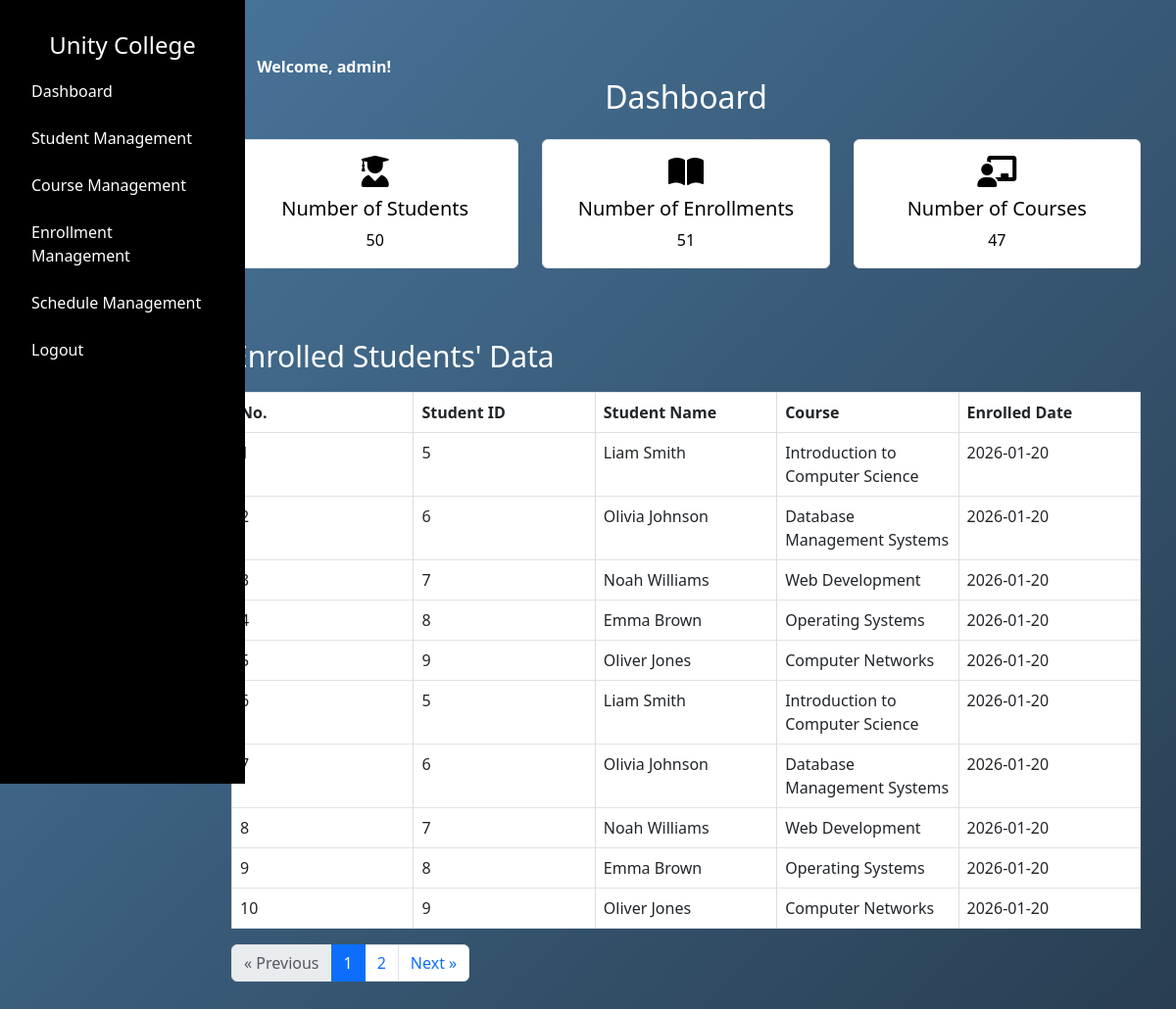
The app's page /admin/dashboard (signed in) with its own data.
### tables this page shows
CREATE TABLE "enrollment" (
    "id" INTEGER PRIMARY KEY AUTOINCREMENT,
    "student_id" INTEGER NOT NULL,
    "course_id" INTEGER NOT NULL,
    "enroll_date" DATE NOT NULL,
    FOREIGN KEY("student_id") REFERENCES "student"("id") ON DELETE RESTRICT,
    FOREIGN KEY("course_id") REFERENCES "course"("id") ON DELETE RESTRICT
);

CREATE TABLE "student" (
    id INTEGER PRIMARY KEY AUTOINCREMENT,
    first_name TEXT NOT NULL,
    last_name TEXT NOT NULL,
    phone TEXT NOT NULL,
    email TEXT NOT NULL UNIQUE,
    address TEXT NOT NULL,
    password TEXT NOT NULL
);

CREATE TABLE "course" (
    "id" INTEGER PRIMARY KEY AUTOINCREMENT,
    "name" TEXT NOT NULL,
    "image" TEXT NOT NULL,
    "description" TEXT NOT NULL,
    "credits" INTEGER NOT NULL,
    "lecturer" TEXT NOT NULL
);

### app.py (the view)
@app.route("/admin/dashboard")
def admin_dashboard():
    if 'admin_uid' not in session or session.get('user_type') != 'admin':
        return redirect(url_for('admin_login'))
    first_name = session.get('first_name')
    admin_uid = session.get('admin_uid')
    try:
        total_students = query_db("SELECT COUNT(*) FROM student")[0][0]
        total_courses = query_db("SELECT COUNT(*) FROM course")[0][0]
        total_enrollments = query_db("SELECT COUNT(*) FROM enrollment")[0][0]
        page = request.args.get('page', 1, type=int)
        per_page = 10
        offset = (page - 1) * per_page
        enrolled_students = query_db("""
            SELECT
                student.id AS student_id,
                student.first_name || ' ' || student.last_name AS student_name,
                course.name AS course_name,
                enrollment.enroll_date
            FROM enrollment
            JOIN student ON enrollment.student_id = student.id
            JOIN course ON enrollment.course_id = course.id
            LIMIT ? OFFSET ?
        """, (per_page, offset))
        total_enrolled_students = query_db("""
            SELECT COUNT(*)
            FROM enrollment
            JOIN student ON enrollment.student_id = student.id
            JOIN course ON enrollment.course_id = course.id
        """)[0][0]
        total_pages = (total_enrolled_students + per_page - 1) // per_page
    except Exception as e:
        print(traceback.format_exc())
        total_students = total_courses = total_enrollments = 0
        enrolled_students = []
        total_pages = 0
    return render_template(
        "admin/dashboard.html",
        first_name=first_name,
        admin_uid = admin_uid,
        total_students=total_students,
        total_courses=total_courses,
        total_enrollments=total_enrollments,
        enrolled_students=enrolled_students,
        current_page=page,
        total_pages=total_pages
    )

### dbcontroller.py (called while the page is built)
def query_db(query, args=()):
    con = sqlite3.connect('advweb.db')
    cur = con.cursor()
    cur.execute(query, args)
    rv = cur.fetchall()
    cur.close()
    con.close()
    return rv

### templates/admin/dashboard.html (shortened to what this page needs)
{% extends '/admin/layout.html' %} {% block content %}
<link
  rel="stylesheet"
  href="https://cdnjs.cloudflare.com/ajax/libs/font-awesome/6.0.0-beta3/css/all.min.css"
/>
<link href="/static/css/admin/dashboard.css" rel="stylesheet" />
<div class="container mt-4">
  {% if admin_uid %}
  <div class="username">
    <span style="color: white">
      <span style="font-weight: bold; color: white"
        >Welcome, {{ first_name }}!</span
      >
    </span>
  </div>
  {% endif %}
  <h2 class="text-center mb-4 dashboardtitle">Dashboard</h2>
  <div class="row">
    <div class="col-12 col-md-4 mb-4">
      <div class="card">
        <div class="card-body">
          <i class="fas fa-user-graduate fa-2x"></i>
          <h5 class="card-title mt-2">Number of Students</h5>
          <p class="card-text">{{ total_students }}</p>
        </div>
      </div>
    </div>
    <div class="col-12 col-md-4 mb-4">
      <div class="card">
        <div class="card-body">
          <i class="fas fa-book-open fa-2x"></i>
          <h5 class="card-title mt-2">Number of Enrollments</h5>
          <p class="card-text">{{ total_enrollments }}</p>
        </div>
      </div>
    </div>
    <div class="col-12 col-md-4 mb-4">
      <div class="card">
        <div class="card-body">
          <i class="fas fa-chalkboard-teacher fa-2x"></i>
          <h5 class="card-title mt-2">Number of Courses</h5>
          <p class="card-text">{{ total_courses }}</p>
        </div>
      </div>
    </div>
  </div>
  <div class="row mt-5">
    <div class="col-12">
      <h3 class="tabletitle">Enrolled Students' Data</h3>
      <div class="table-responsive">
        <table class="table table-bordered">
          <thead>
            <tr>
              <th>No.</th>
              <th>Student ID</th>
              <th>Student Name</th>
              <th>Course</th>
              <th>Enrolled Date</th>
            </tr>
          </thead>
          <tbody>
            {% if enrolled_students %} {% for student in enrolled_students %}
            <tr>
              <td>{{ loop.index + (current_page - 1) * 10 }}</td>
              <td>{{ student[0] }}</td>
              <td>{{ student[1] }}</td>
              <td>{{ student[2] }}</td>
              <td>{{ student[3] }}</td>
            </tr>
            {% endfor %} {% else %}
            <tr>
              <td colspan="5" class="text-center">No enrollments found.</td>
            </tr>
            {% endif %}
          </tbody>
        </table>
      </div>
      <nav aria-label="Page navigation" class="pagination-container">
        <ul class="pagination">
          <li class="page-item {% if current_page == 1 %}disabled{% endif %}">
            <a
              class="page-link"
              href="{{ url_for('admin_dashboard', page=current_page-1) }}"
              aria-label="Previous"
            >
              <span aria-hidden="true">&laquo;</span> Previous
            </a>
          </li>
          {% set page_range = [current_page - 1, current_page, current_page + 1]
          %} {% for p in page_range %} {% if p > 0 and p <= total_pages %}
          <li class="page-item {% if p == current_page %}active{% endif %}">
            <a class="page-link" href="{{ url_for('admin_dashboard', page=p) }}"
              >{{ p }}</a
            >
          </li>
          {% endif %} {% endfor %}
          <li
            class="page-item {% if current_page == total_pages %}disabled{% endif %}"
          >
            <a
              class="page-link"
              href="{{ url_for('admin_dashboard', page=current_page+1) }}"
              aria-label="Next"
            >
              Next <span aria-hidden="true">&raquo;</span>
            </a>
          </li>
        </ul>
      </nav>
    </div>
  </div>
</div>
{% endblock %}

### templates/admin/layout.html (shortened to what this page needs)
<!DOCTYPE html>
<html lang="en">
  <head>
    <link href="/static/css/admin/layout.css" rel="stylesheet" />
    <link
      href="https://cdn.jsdelivr.net/npm/bootstrap@5.3.0/dist/css/bootstrap.min.css"
      rel="stylesheet"
    />
    <link
      href="https://cdnjs.cloudflare.com/ajax/libs/font-awesome/6.0.0-beta3/css/all.min.css"
      rel="stylesheet"
    />
  </head>
  <body>
    <div class="container-fluid">
      <div class="row">
        <nav id="sidebar" class="col-md-3 col-lg-2 d-md-block custom-sidebar">
          <div class="position-sticky">
            <h4 class="text-center mt-3">Unity College</h4>
            <ul class="nav flex-column">
              <li class="nav-item">
                <a
                  class="nav-link active"
                  href="{{ url_for('admin_dashboard') }}"
                  >Dashboard</a
                >
              </li>
              <li class="nav-item">
                <a class="nav-link" href="{{ url_for('admin_view_students') }}"
                  >Student Management</a
                >
              </li>
              <li class="nav-item">
                <a class="nav-link" href="{{ url_for('admin_view_courses') }}"
                  >Course Management</a
                >
              </li>
              <li class="nav-item">
                <a class="nav-link" href="{{url_for('admin_view_enrollment')}}"
                  >Enrollment Management</a
                >
              </li>
              <li class="nav-item">
                <a class="nav-link" href="{{url_for('admin_view_schedules')}}"
                  >Schedule Management</a
                >
              </li>
              <li class="nav-item">
                {% if admin_uid %}
                <a class="nav-link" href="{{ url_for('admin_logout') }}"
                  >Logout</a
                >
                {% else %}
                <a class="nav-link" href="{{ url_for('admin_login') }}"
                  >Login</a
                >
                {% endif %}
              </li>
            </ul>
          </div>
        </nav>
        <main class="col-md-9 ms-sm-auto col-lg-10 px-4 main-content">
          {% block content %}{% endblock %}
        </main>
      </div>
    </div>
  </body>
</html>

### static/css/admin/layout.css (style rules this page uses)
body { font-family: Arial, sans-serif; margin: 0; background: linear-gradient(135deg, #4b79a1 0%, #283e51 100%) no-repeat center center fixed; }
#sidebar.custom-sidebar { background: black; color: #ffffff; height: 100vh; padding-top: 1rem; position: fixed; top: 0; left: 0; width: 250px; transition: transform 0.3s ease, width 0.3s ease; transform: translateX(0); z-index: 1000; }
#sidebar.custom-sidebar .nav-link { color: #ffffff; padding: 0.75rem 1.25rem; transition: background-color 0.3s ease; }
.main-content { margin-left: 250px; padding: 2rem; transition: margin-left 0.3s ease, padding 0.3s ease; }

### static/css/admin/dashboard.css (style rules this page uses)
.card { border: 1px solid #dee2e6; border-radius: 0.375rem; background-color: white; color: black; display: flex; flex-direction: column; align-items: center; justify-content: center; max-width: 300px; margin: 0 auto; }
.card-body { text-align: center; color: inherit; }
.card-title { font-size: 20px; }
.tabletitle { font-size: 30px; color: white; }
table { width: 90%; border-collapse: collapse; margin: 10px auto; table-layout: fixed; }
th, td { padding: 4px; text-align: left; border: 1px solid #ddd; }
th { background-color: #f2f2f2; }
tr:nth-child(even) { background-color: #f9f9f9; }
.table-responsive { overflow-x: auto; }
.dashboardtitle { color: white; }
a { text-decoration: none; }

### records on screen
enrollment: student "5", student "Liam Smith", name "Introduction to Computer Science", enroll_date "2026-01-20"
enrollment: student "6", student "Olivia Johnson", name "Database Management Systems", enroll_date "2026-01-20"
enrollment: student "7", student "Noah Williams", name "Web Development", enroll_date "2026-01-20"
enrollment: student "8", student "Emma Brown", name "Operating Systems", enroll_date "2026-01-20"
enrollment: student "9", student "Oliver Jones", name "Computer Networks", enroll_date "2026-01-20"
enrollment: student "5", student "Liam Smith", name "Introduction to Computer Science", enroll_date "2026-01-20"
enrollment: student "6", student "Olivia Johnson", name "Database Management Systems", enroll_date "2026-01-20"
enrollment: student "7", student "Noah Williams", name "Web Development", enroll_date "2026-01-20"
enrollment: student "8", student "Emma Brown", name "Operating Systems", enroll_date "2026-01-20"
enrollment: student "9", student "Oliver Jones", name "Computer Networks", enroll_date "2026-01-20"

### other values on screen
{{ first_name }} "admin"
{{ total_students }} "50"
{{ total_enrollments }} "51"
{{ total_courses }} "47"
{{ p }} "1" "2"
